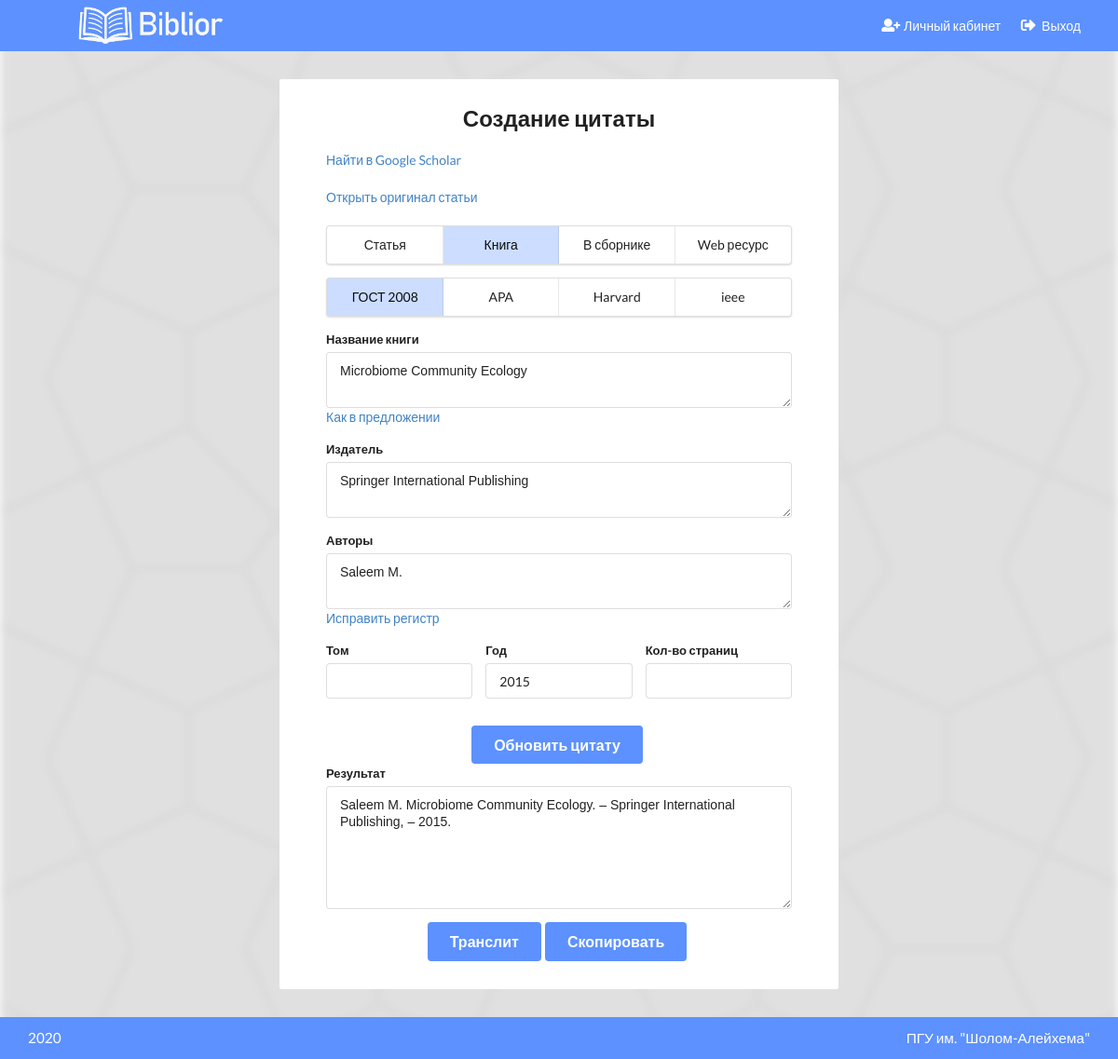
The app's page /publication/?type=book&doi=10.1007/978-3-319-11665-5&pub_id=31&source=personal-area (signed in) with its own data.
### Publications/models.py (models this page shows, shortened)
class Publication(models.Model):
    objects = MyManager()
    user = models.ForeignKey(User, on_delete=models.CASCADE, related_name='pubs')
    type = models.CharField(max_length=32)
    doi = models.CharField(max_length=64)
    url = models.URLField(default=None, null=True)
    title = models.CharField(max_length=256)
    container_title = models.CharField(max_length=128, blank=True)
    publisher = models.CharField(max_length=128, blank=True)
    author = models.CharField(max_length=128)
    issue = models.CharField(max_length=4, blank=True)
    volume = models.CharField(max_length=4, blank=True)
    issued = models.CharField(max_length=4)
    page = models.CharField(max_length=10, blank=True)
    update_dt = models.DateTimeField(auto_now=True)
    class Meta:
        verbose_name = 'Публикация'
        verbose_name_plural = 'Публикации'
        indexes = [models.Index(fields=['doi'])]
        ordering = ['-update_dt']

### Publications/views.py (the view)
# urls.py: path('', cite, name='cite'),
def cite(request):
    doi = request.GET.get('doi')
    pub_type = request.GET.get('type')
    pub_id = request.GET.get('pub_id')
    source = request.GET.get('source', '')
    if request.method == 'POST':
        pub = dict(request.POST)
        for key, value in pub.items():
            pub[key] = value[0]
    else:
        pub = None
    data = {'type': pub_type, 'doi': doi, 'pub': pub, 'pub_id': pub_id, 'uid': uuid.uuid4().hex}
    if not pub and (pub_id or doi):
        if source == 'personal-area' and request.user.is_authenticated:
            if pub_id:
                pub = Publication.objects.get_or_none(user=request.user, id=pub_id)
            else:
                pub = Publication.objects.get_or_none(user=request.user, doi=doi)
            if pub:
                data['custom'] = True
                data['pub'] = pub
            else:
                get_publication(doi, data['uid'])
        else:
            get_publication(doi, data['uid'])
    return render(request, 'Publications/Citation.html', data)

### utils/model_manager.py (called while the page is built)
    def get_or_none(self, **kwargs):
        try:
            return self.get(**kwargs)
        except ObjectDoesNotExist:
            return None

### templates/Publications/Citation.html (shortened to what this page needs)
{% extends 'base.html' %}
{% block content %}
    <div class="ui container">
        <div class="child-center">
            <div class="paper cblock">
                <div class="content">
                    <div class="child-center">
                        <div class="form">
                            <h2 class="ui center aligned header">Создание цитаты</h2>
                            {% if doi %}
                                <div class="ui sixteen wide scholar-link">
                                    <a href="https://scholar.google.com/scholar?hl=ru&as_sdt=0%2C5&q={{ doi }}"
                                       target="_blank">Найти в
                                        Google Scholar</a>
                                </div>
                                <div class="ui sixteen wide scholar-link">
                                    <a href="http://dx.doi.org/{{ doi }}" target="_blank">Открыть оригинал статьи</a>
                                </div>
                            {% endif %}
                            <div id="pub_type" class="ui four item menu">
                                <a class="{% if type == 'journal-article' or not type and not doi %}active{% endif %} item"
                                   data-value="journal-article">Статья</a>
                                <a class="{% if type == 'book' %}active{% endif %} item" data-value="book">Книга</a>
                                <a class="{% if type == 'book-chapter' %}active{% endif %} item"
                                   data-value="book-chapter">В сборнике</a>
                                <a class="{% if type == 'web' %}active{% endif %} item" data-value="web">Web ресурс</a>
                            </div>
                            <div id="cite_template" data-input-name="cite_template" class="ui four item menu">
                                <a class="active item" data-value="gost">ГОСТ 2008</a>
                                <a class="item" data-value="apa">APA</a>
                                <a class="item" data-value="harvard">Harvard</a>
                                <a class="item" data-value="ieee">ieee</a>
                            </div>
                            <form action=""
                                  class="ui form remove-empty-values {% if not custom and pub and doi %}warning{% endif %} error">
                                {% if not type or type == 'journal-article' %}
                                    {% include 'Publications/journal_form.html' %}
                                {% elif type == "book" %}
                                    <div id="book-form">
                                        <div class="field">
                                            <label>Название книги</label>
                                            <textarea name="title"
                                                      rows="2">{{ pub.title|default_if_none:"" }}</textarea>
                                            <div class="sixteen wide">
                                                <a id="toSentence">Как в предложении</a>
                                            </div>
                                        </div>
                                        <div class="field">
                                            <label>Издатель</label>
                                            <textarea name="publisher"
                                                      rows="2">{{ pub.publisher|default_if_none:"" }}</textarea>
                                        </div>
                                        <div class="field">
                                            <label>Авторы</label>
                                            <textarea name="author"
                                                      rows="2">{{ pub.author|default_if_none:"" }}</textarea>
                                            <div class="sixteen wide">
                                                <a id="fixRegistr">Исправить регистр</a>
                                            </div>
                                        </div>
                                        <div class="three fields">
                                            <div class="field">
                                                <label>Том</label>
                                                <input name="volume" value="{{ pub.volume|default_if_none:"" }}">
                                            </div>
                                            <div class="field">
                                                <label>Год</label>
                                                <input name="issued" value="{{ pub.issued|default_if_none:"" }}">
                                            </div>
                                            <div class="field">
                                                <label>Кол-во страниц</label>
                                                <input name="page" value="{{ pub.page|default_if_none:"" }}">
                                            </div>
                                        </div>
                                    </div>
                                {% else %}
                                    {% include 'Publications/journal_form.html' %}
                                {% endif %}
                                <div class="child-center">
                                    <button id="update-cite" class="large ui primary button">
                                        Обновить цитату
                                    </button>
                                </div>
                            </form>
                            <div class="ui form">
                                <div class="field">
                                    <label>Результат</label>
                                    <textarea name="result" rows="6"></textarea>
                                </div>
                                <div class="child-center">
                                    <a id="translitbtn" class="large ui primary button">
                                        Транслит
                                    </a>
                                    <a id="copy-btn" onclick="copyToClipboard()" class="large ui primary button">
                                        Скопировать
                                    </a>
                                </div>
                            </div>
                        </div>
                    </div>
                </div>
            </div>
        </div>
    </div>
{% endblock %}

### static/css/style.css (style rules this page uses)
:root { --color: #151515;--nav-bg-color: #5c91ff;--nav-color: #ffffff;--nav-item-hover-bg-color: #5d81f0;--content-bg-color: #ffffff;--btn-primary-color: #5c91ff;--btn-primary-hover-color: #5881eb;--btn-primary-active-color: #5573da;--btn-primary-text-color: #ffffff;--menu-active-color: #ccddff;--menu-active-hover-color: #b3ccff }
:root body:before { background-image:url("/static/img/bg.png");filter:invert(100%) blur(5px) opacity(60%) }
.paper { width:100%;max-width:600px }
.paper .form { width:100%;max-width:500px }
.paper .scholar-link { margin:20px 0 }
.paper .child-center #update-cite { margin-top:15px }
.paper a#toSentence,.paper a#fixRegistr { cursor:pointer }
html { padding:0;margin:0;min-height:100% }
body { padding:0;margin:0;color:var(--color) }
body:before { z-index:-3;content:"";position:fixed;top:0;left:0;width:100%;height:100%;background-attachment:fixed;background-repeat:no-repeat;background-size:cover }
.ui.container { width:95%;max-width:1280px !important }
.child-center { width:100%;display:flex;justify-content:center }
.cblock { display:block;position:relative;float:left }
.content { margin:30px 0;background-color:var(--content-bg-color);border-radius:2px;display:block;position:relative;float:left;width:100%;padding:30px }
.ui.button.primary { background-color:var(--btn-primary-color);color:var(--btn-primary-text-color) }
.ui.menu .item.active { background-color:var(--menu-active-color) }

### records on screen
Publication: title "Microbiome Community Ecology", publisher "Springer International Publishing", author "Saleem M.", issued "2015"
